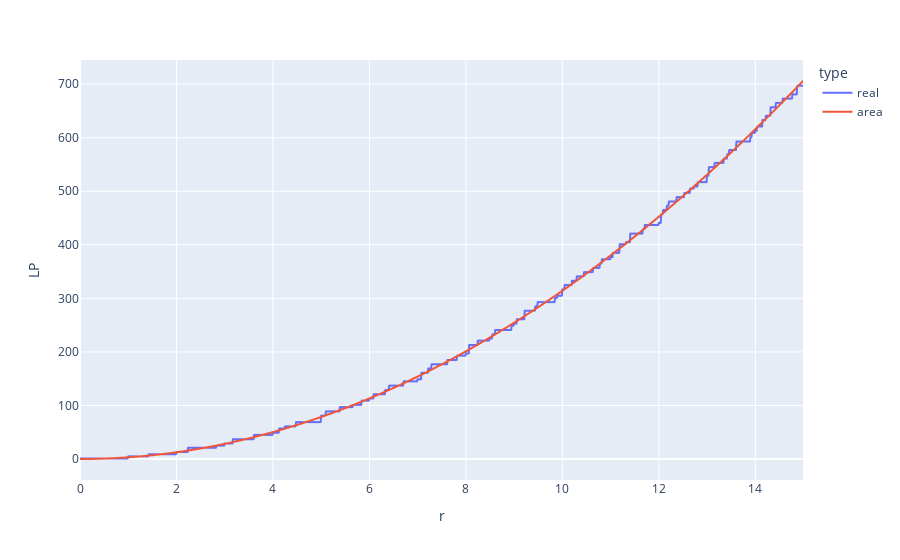

Notebook source saved alongside this figure:
### Markdown cell above
Tis graphs compare the real results from the counting function and the area of the circle. Both results are pretty close but the error is noticeable.

### Code cell
fig = px.line(df, x="r", y="LP", color='type')
fig.show()

### Figure 1 — Plotly figure (JSON) as saved in the notebook; plotly's stock layout.template omitted (floating-point values rounded to 4 significant figures; data arrays with more than 128 entries replaced by an {"elided": "..."} marker saying what was removed)
{"data": [{"hovertemplate": "type=real<br>r=%{x}<br>LP=%{y}<extra></extra>", "legendgroup": "real", "line": {"color": "#636efa", "dash": "solid"}, "mode": "lines", "name": "real", "showlegend": true, "type": "scattergl", "x": {"elided": "1500 float values"}, "xaxis": "x", "y": {"elided": "1500 int values"}, "yaxis": "y"}, {"hovertemplate": "type=area<br>r=%{x}<br>LP=%{y}<extra></extra>", "legendgroup": "area", "line": {"color": "#EF553B", "dash": "solid"}, "mode": "lines", "name": "area", "showlegend": true, "type": "scattergl", "x": {"elided": "1500 float values"}, "xaxis": "x", "y": {"elided": "1500 float values"}, "yaxis": "y"}], "layout": {"legend": {"title": {"text": "type"}, "tracegroupgap": 0}, "margin": {"t": 60}, "xaxis": {"anchor": "y", "domain": [0, 1], "title": {"text": "r"}}, "yaxis": {"anchor": "x", "domain": [0, 1], "title": {"text": "LP"}}}}
